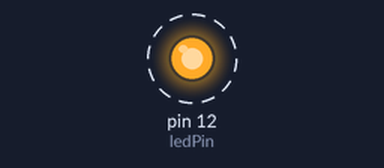
Simulated run of this program. Board: Raspberry Pi (header pin numbers). Shown: output pins drawn as LEDs (lit = HIGH). Dashed ring = blinking. What the program prints to the terminal is not drawn. At 5.0 s the program stops and its outputs stay as they are.

Above: at 0.2 s.
Timing chart, 0 to 3.0 s (numbered marks = the images above):
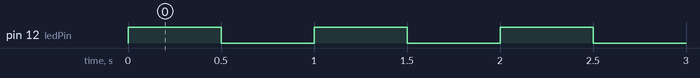

The program:

LED2.py
```python
import RPi.GPIO as GPIO
import time

GPIO.setmode(GPIO.BOARD)
GPIO.setwarnings(False)

ledPin = 12

GPIO.setup(ledPin, GPIO.OUT)

for i in range(5):
	print("LED turning on.")
	GPIO.output(ledPin, GPIO.HIGH)
	time.sleep(0.5)
	print("LED turing off.")
	GPIO.output(ledPin, GPIO.LOW)
	time.sleep(0.5)
```

Measured:
- by itself, pin 12 (ledPin): alternates HIGH for 0.50 s and LOW for 0.50 s, 10 changes in all, then stays LOW
